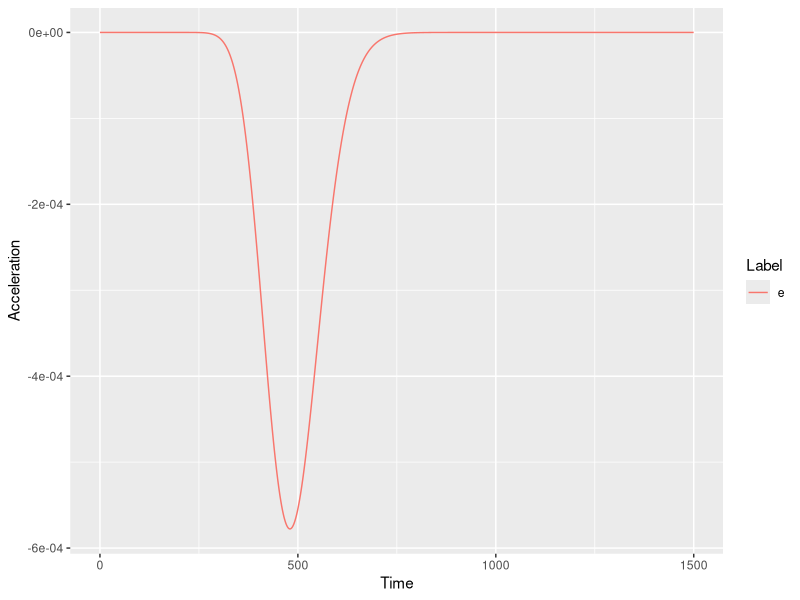
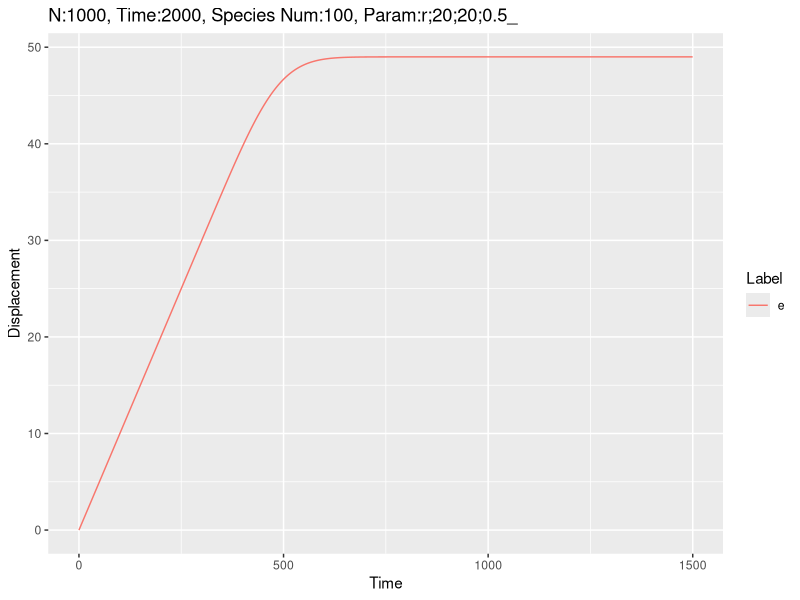
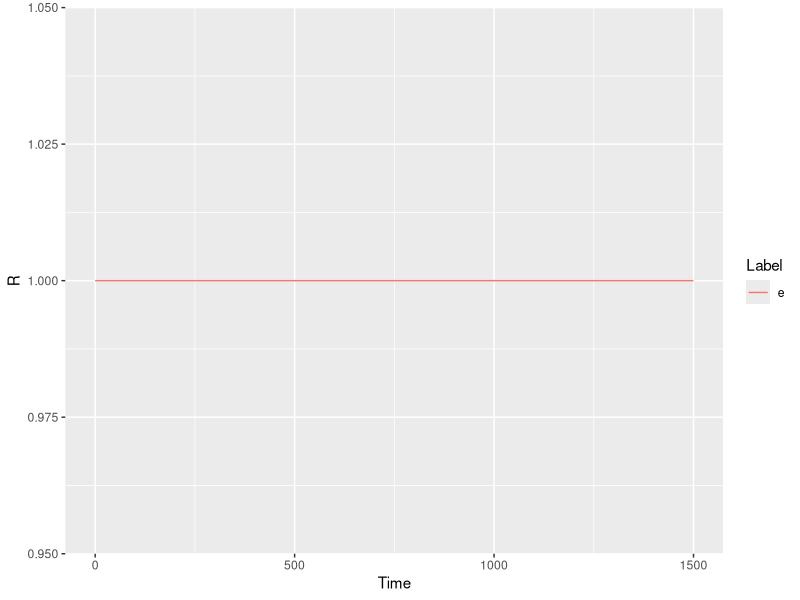
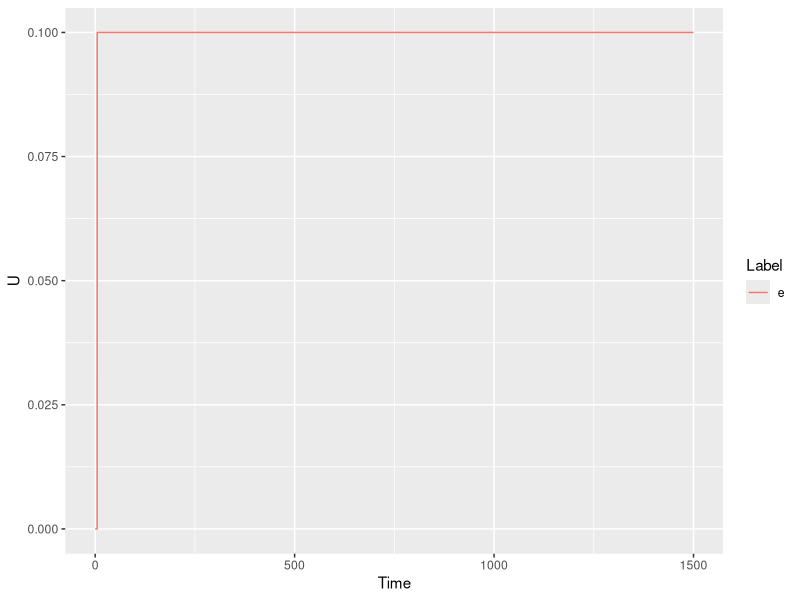
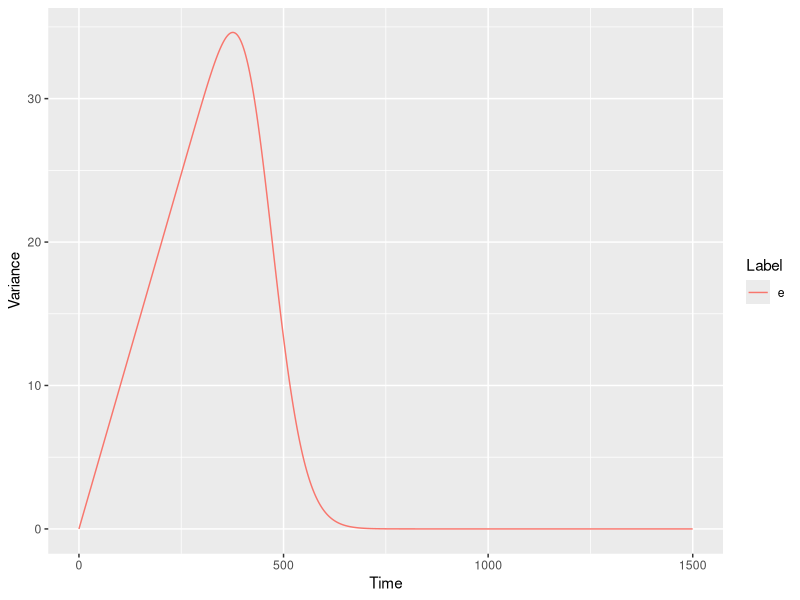
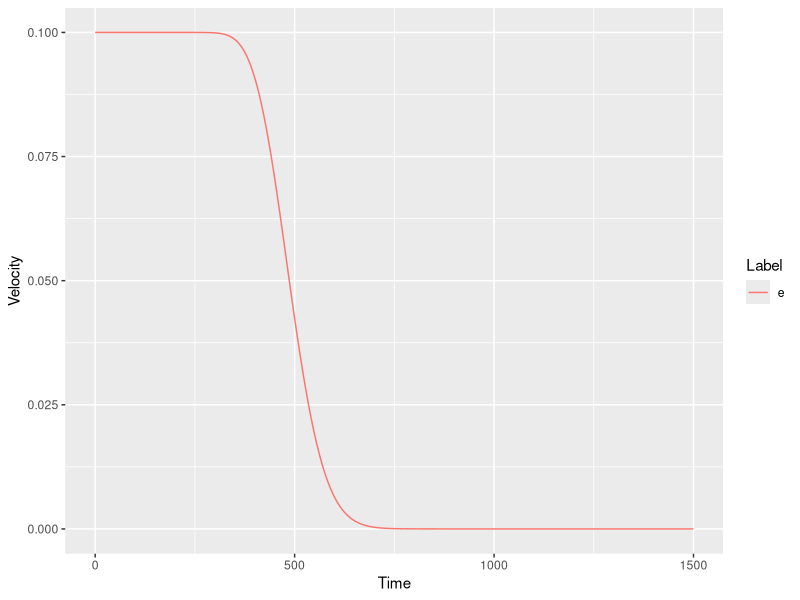

Source code (R) for these figures, in order: (Note: this script raises an error after producing the figures.)
library(ggplot2)
library(gtable)
rm(list=ls())
data = read.csv('temp.txt', sep = '\t' , header=T)
graphDisplacement = ggplot(data, aes(Time, Displacement, col=Label)) + geom_line(aes(linetype=Label), size = 0.5) + ggtitle("N:1000, Time:2000, Species Num:100, Param:r;20;20;0.5_")
scale_linetype_manual(values=c('dotdash', 'dotted')) 
graphR = ggplot(data, aes(Time, R, col=Label)) + geom_line( se=F)
graphU = ggplot(data, aes(Time, U, col=Label)) + geom_line( se=F)
graphVelocity = ggplot(data, aes(Time, Velocity, col=Label)) + geom_line( se=F)
graphAcceleration = ggplot(data, aes(Time, Acceleration, col=Label)) + geom_line()
graphVariance = ggplot(data, aes(Time, Variance, col=Label)) + geom_line()
grphD = ggplotGrob(graphDisplacement)
grphR = ggplotGrob(graphR)
grphU = ggplotGrob(graphU)
grphVel = ggplotGrob(graphVelocity)
grphAccel = ggplotGrob(graphAcceleration)
grphVar = ggplotGrob(graphVariance)
grid.draw(rbind(grphD, grphR, grphU, size = "first")) 
grid.newpage()
grid.draw(rbind(grphVel, grphAccel, grphVar, size = "first")) 
